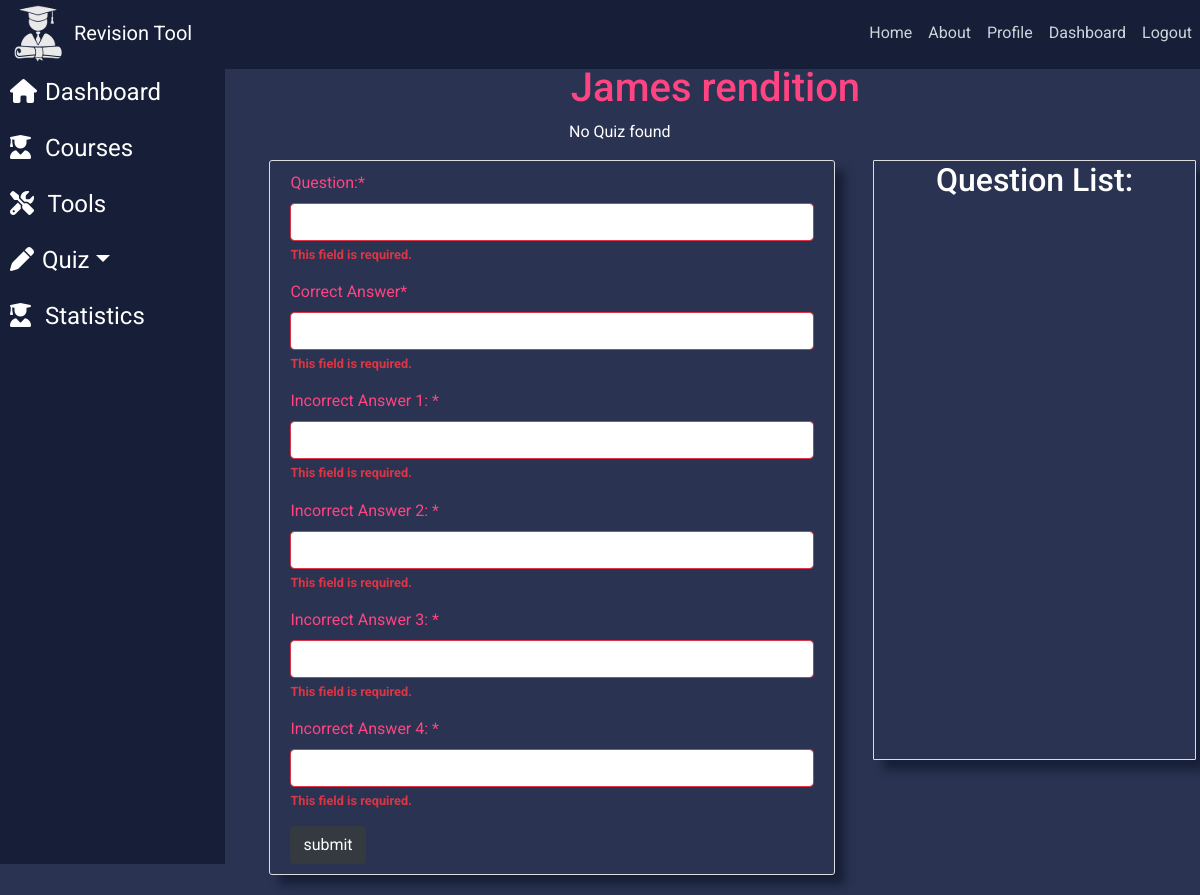
The app's page /view-quiz/30/darren_lally/James rendition/ (signed in), older data.
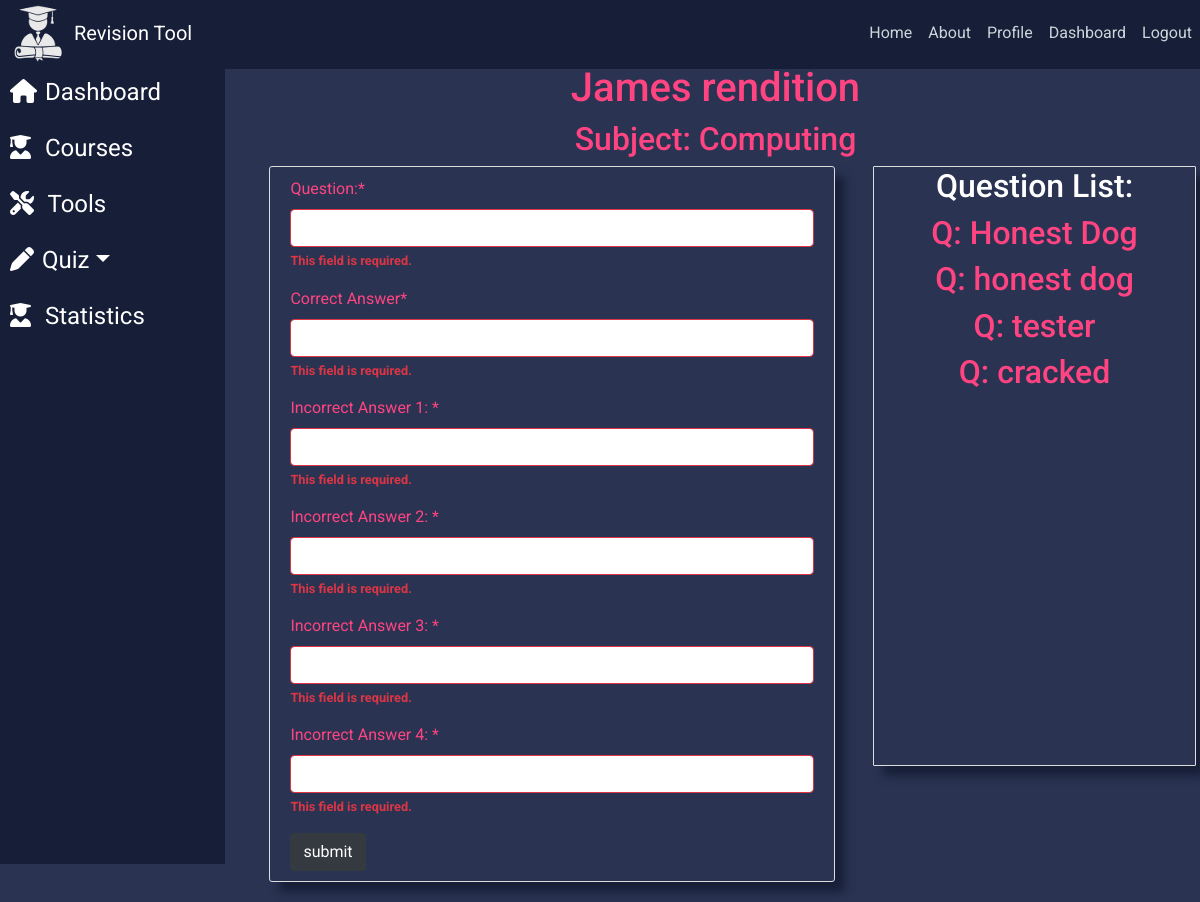
The same page, newer data.
### quiz/models.py (models this page shows, shortened)
class Quiz(models.Model):
    title = models.CharField(max_length = 200)
    subject = models.CharField(max_length = 20)
    level = models.CharField(max_length = 25)
    topic = models.CharField(max_length = 25)
    author = models.ForeignKey(settings.AUTH_USER_MODEL, on_delete = models.CASCADE)
    created = models.DateTimeField(auto_now_add=True,null=True,blank=True)
    class Meta:
        verbose_name_plural = "quiz"

class Questions(models.Model):
    quiz = models.ForeignKey(Quiz, on_delete=models.CASCADE)
    question = models.CharField(max_length = 350)
    correct_answer = models.CharField(max_length = 400)
    incorrect_answer_1 = models.CharField(max_length = 400, default ='')
    incorrect_answer_2 = models.CharField(max_length = 400, default ='')
    incorrect_answer_3 = models.CharField(max_length = 400, default ='')
    incorrect_answer_4 = models.CharField(max_length = 400, default ='')
    weighting = models.IntegerField(default = 1)
    class Meta:
        verbose_name_plural = "questions"

### quiz/views.py (the view, shortened to what this page needs)
# urls.py: url(r'^view-quiz/(?P<pk>\d+)/(?P<auth>[\w\-]+)/(?P<quz>[\w|\W]+)/$', views.view_my_quiz, name ='view-quiz'),
@login_required
def view_my_quiz(request, pk=None, auth=None, quz=None):
    form = CreateQuestionForm(request.POST)
    user = request.user
    user_check = str(request.user)
    if pk and (user_check == auth):
        my_quiz = Quiz.objects.filter(pk=pk, author=user)
        questions = Questions.objects.filter(quiz=pk)
        args = {'quiz': my_quiz, 'question': questions, 'title': quz, 'form': form}
    else:
        return HttpResponseRedirect('/my_quiz')
    return render(request, 'quiz/modify_quiz.html', args)

### quiz/forms.py (shortened to what this page needs)
class CreateQuestionForm(forms.ModelForm):
    question = forms.CharField(label = "Question:", max_length = 400)
    correct_answer = forms.CharField(label = "Correct Answer", max_length = 400)
    incorrect_answer_1 = forms.CharField(label = "Incorrect Answer 1: ", max_length = 400)
    incorrect_answer_2  = forms.CharField(label = "Incorrect Answer 2: ", max_length = 400)
    incorrect_answer_3  = forms.CharField(label = "Incorrect Answer 3: ", max_length = 400)
    incorrect_answer_4  = forms.CharField(label = "Incorrect Answer 4: ", max_length = 400)
    class Meta:
        model = Questions
        fields = ['question','correct_answer', 'incorrect_answer_1', 'incorrect_answer_2',
                  'incorrect_answer_3', 'incorrect_answer_4',]

### quiz/templates/quiz/modify_quiz.html (shortened to what this page needs)
{% extends "dashboard/base.html" %}
{% load crispy_forms_tags %}
{%block title%}
<div class="row justify-content-center">
    <div class="col-4">
        <h1 class="text-center mod-title">{{title}}</h1>
        {% if quiz %}
            {% for quiz in quiz%}
            <h2 class="mod-title text-center">Subject: {{quiz.subject}}</h2>
            {% endfor%}
        {% else%}
            <p>No Quiz found</p>
        {% endif %}
    </div>
</div>
{% endblock %}
{% block content %}
<div class="row">
    {% if user.is_authenticated %}
    <div class="content-section col-lg-7 col-md-8 col-sm-8 col-xs-8 mx-auto mt-0">
        <form name="add_question" class="add_question" method="POST">
            {{ form|crispy }}
            <input id="submit" class="btn btn-dark" value="submit" name="submit" type="submit"></input>
        </form>
    </div>
    <div class="content-section-questions col-lg-4 col-md-8 col-sm-8 col-xs-8 mt-0 text-center">
            <h2 class="text-center">Question List: </h2>
            {% if question%}
                {% for question in question%}
                    <h2 class="mod-title text-center">Q: {{question.question}}</h2>
                {% endfor%}
            {% endif%}
        </div>
    {% endif%}
</div>
{% endblock content %}

Row changes from the older to the newer data that the page shows:
added Quiz: title "James rendition", subject "Computing"
added Questions: question "Honest Dog"
added Questions: question "honest dog"
added Questions: question "tester"
added Questions: question "cracked"
Text that changed along with them:
{{ title }}: "James rendition" → (not shown)
text no longer shown: "No Quiz found"
